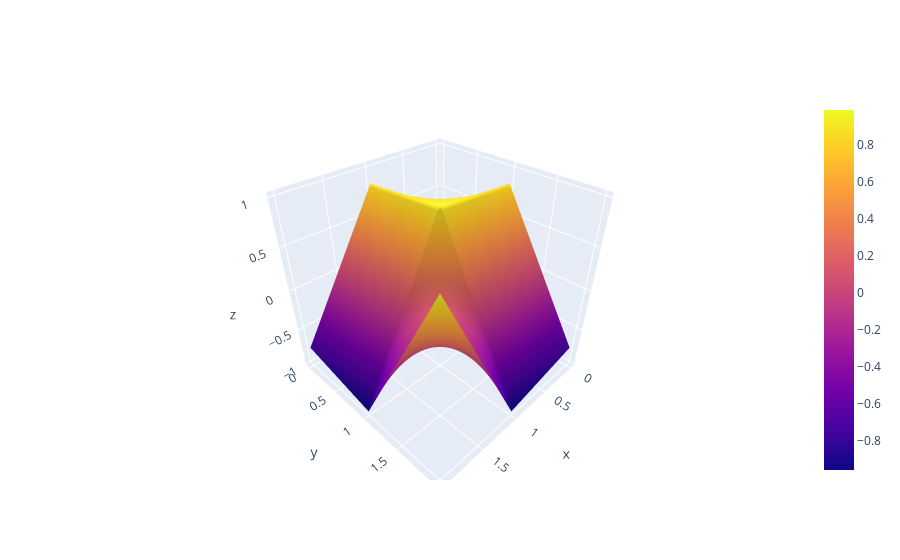

The notebook cell this image was saved under:
### Code cell
# More Graphs 3d 

zz=np.sin(Z)
fig=go.Figure(data=[go.Surface(x=xx,y=yy,z=zz)])
fig.show()

### Figure 1 — Plotly figure (JSON) as saved in the notebook; plotly's stock layout.template omitted (floating-point values rounded to 4 significant figures)
{"data": [{"type": "surface", "x": [[0.0, 1.0, 2.0], [0.0, 1.0, 2.0], [0.0, 1.0, 2.0]], "y": [[0.0, 0.0, 0.0], [1.0, 1.0, 1.0], [2.0, 2.0, 2.0]], "z": [[0.0, 0.8415, -0.7568], [0.8415, 0.9093, -0.9589], [-0.7568, -0.9589, 0.9894]]}], "layout": {}}
